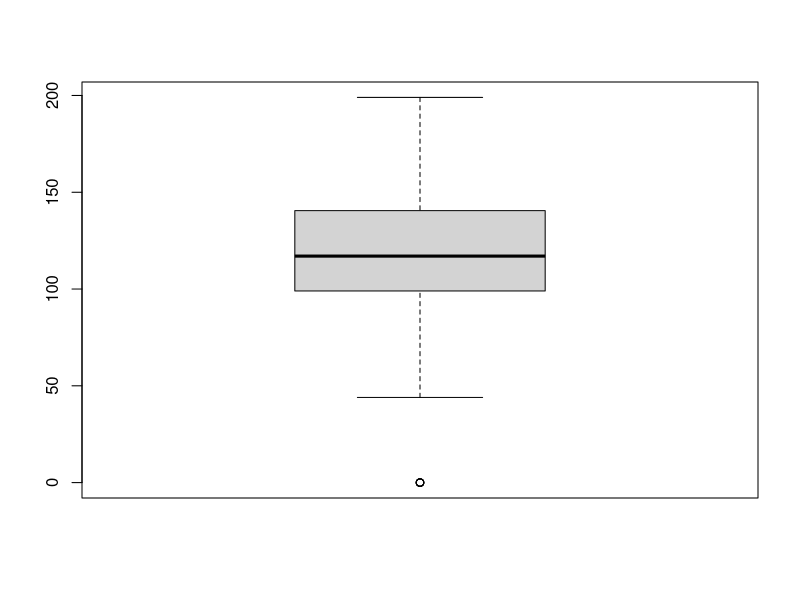
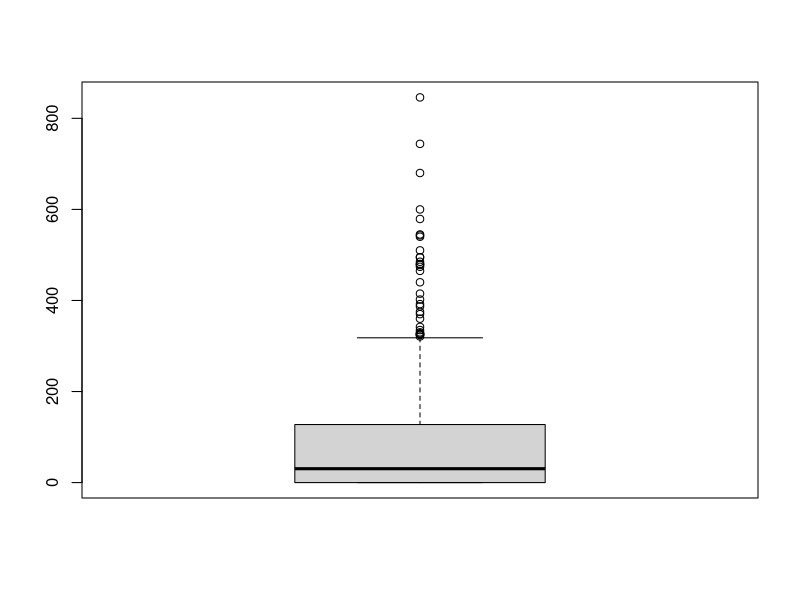
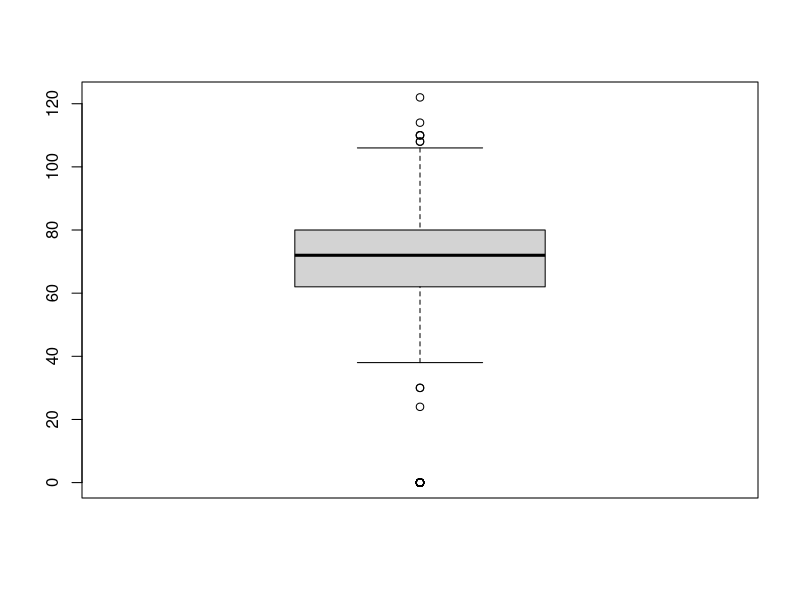

Here is the R script that generated these plots, in order: (Note: this script raises an error after producing the figures.)
#Load the libraries
install.packages('mlbench')
install.packages('AER')
library(mlbench)
library(AER)
library(ggplot2)


#Load the dataset and store data
data("PimaIndiansDiabetes")
data=PimaIndiansDiabetes

#Boplot visualization
boxplot(data$glucose)
boxplot(data$insulin)
boxplot(data$pressure)

#Instrumental variable regression models - pressure as dependent
#Insulin used as instrument 
ivmodel1 <- ivreg(pressure~glucose | insulin, data = data)
summary(iv_model_g1, diagnostics=TRUE)



#Create a  reciprocal instrumental variable regression model - pressure
#glucose  used as instrument 
ivmodel2 <- ivreg(pressure ~ insulin | glucose, data = data)
summary(iv_model_p2, diagnostics=TRUE)

#ggplot visualization
ggplot(data =data, aes(x = insulin, y = glucose)) + 
  geom_point(color='red') +
  geom_smooth(method = "lm", se = TRUE)
